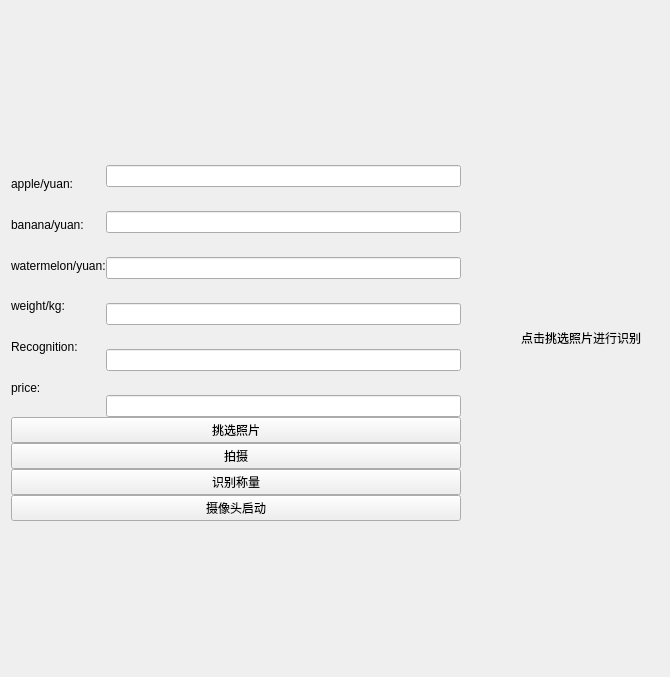
<?xml version="1.0" encoding="UTF-8"?>
<ui version="4.0">
 <class>Hpz_Ui</class>
 <widget class="QWidget" name="Hpz_Ui">
  <property name="geometry">
   <rect>
    <x>0</x>
    <y>0</y>
    <width>670</width>
    <height>677</height>
   </rect>
  </property>
  <property name="windowTitle">
   <string>Hpz_水果识别系统</string>
  </property>
  <layout class="QHBoxLayout" name="horizontalLayout_2">
   <item>
    <layout class="QGridLayout" name="gridLayout" rowstretch="0">
     <property name="rightMargin">
      <number>18</number>
     </property>
     <property name="bottomMargin">
      <number>0</number>
     </property>
     <property name="horizontalSpacing">
      <number>59</number>
     </property>
     <property name="verticalSpacing">
      <number>0</number>
     </property>
     <item row="0" column="0">
      <layout class="QVBoxLayout" name="verticalLayout_7" stretch="4,2">
       <property name="leftMargin">
        <number>0</number>
       </property>
       <property name="topMargin">
        <number>11</number>
       </property>
       <property name="rightMargin">
        <number>1</number>
       </property>
       <property name="bottomMargin">
        <number>1</number>
       </property>
       <item>
        <layout class="QHBoxLayout" name="horizontalLayout">
         <item>
          <layout class="QVBoxLayout" name="verticalLayout_3">
           <property name="spacing">
            <number>3</number>
           </property>
           <property name="bottomMargin">
            <number>10</number>
           </property>
           <item>
            <widget class="QLabel" name="apple0">
             <property name="styleSheet">
              <string notr="true">font: 20pt &quot;Arial Rounded MT Bold&quot;;</string>
             </property>
             <property name="text">
              <string>apple/yuan:</string>
             </property>
            </widget>
           </item>
           <item>
            <widget class="QLabel" name="banana0">
             <property name="styleSheet">
              <string notr="true">font: 20pt &quot;Arial Rounded MT Bold&quot;;</string>
             </property>
             <property name="text">
              <string>banana/yuan:</string>
             </property>
            </widget>
           </item>
           <item>
            <widget class="QLabel" name="watermelon">
             <property name="styleSheet">
              <string notr="true">font: 20pt &quot;Arial Rounded MT Bold&quot;;</string>
             </property>
             <property name="text">
              <string>watermelon/yuan:</string>
             </property>
            </widget>
           </item>
           <item>
            <widget class="QLabel" name="weight0">
             <property name="styleSheet">
              <string notr="true">font: 20pt &quot;Arial Rounded MT Bold&quot;;</string>
             </property>
             <property name="text">
              <string>weight/kg:</string>
             </property>
            </widget>
           </item>
           <item>
            <widget class="QLabel" name="Kind0">
             <property name="styleSheet">
              <string notr="true">font: 20pt &quot;Arial Rounded MT Bold&quot;;</string>
             </property>
             <property name="text">
              <string>Recognition:</string>
             </property>
            </widget>
           </item>
           <item>
            <widget class="QLabel" name="Fina_weight">
             <property name="styleSheet">
              <string notr="true">font: 20pt &quot;Arial Rounded MT Bold&quot;;
</string>
             </property>
             <property name="text">
              <string>price:</string>
             </property>
            </widget>
           </item>
          </layout>
         </item>
         <item>
          <layout class="QVBoxLayout" name="verticalLayout_2" stretch="0,0,0,0,0,0">
           <property name="spacing">
            <number>24</number>
           </property>
           <property name="leftMargin">
            <number>0</number>
           </property>
           <property name="topMargin">
            <number>0</number>
           </property>
           <property name="bottomMargin">
            <number>0</number>
           </property>
           <item>
            <widget class="QLineEdit" name="apple">
             <property name="alignment">
              <set>Qt::AlignLeading|Qt::AlignLeft|Qt::AlignVCenter</set>
             </property>
             <property name="cursorMoveStyle">
              <enum>Qt::LogicalMoveStyle</enum>
             </property>
             <property name="clearButtonEnabled">
              <bool>false</bool>
             </property>
            </widget>
           </item>
           <item>
            <widget class="QLineEdit" name="banana"/>
           </item>
           <item>
            <widget class="QLineEdit" name="watermelom"/>
           </item>
           <item>
            <widget class="QLineEdit" name="lineEdit_4"/>
           </item>
           <item>
            <widget class="QLineEdit" name="lineEdit_5">
             <property name="readOnly">
              <bool>true</bool>
             </property>
            </widget>
           </item>
           <item>
            <widget class="QLineEdit" name="lineEdit_6">
             <property name="readOnly">
              <bool>true</bool>
             </property>
            </widget>
           </item>
          </layout>
         </item>
        </layout>
       </item>
       <item>
        <layout class="QVBoxLayout" name="verticalLayout_6">
         <item>
          <layout class="QVBoxLayout" name="verticalLayout_4" stretch="0,0">
           <item>
            <widget class="QPushButton" name="pushButton_2">
             <property name="styleSheet">
              <string notr="true">font: 20pt &quot;楷体&quot;;</string>
             </property>
             <property name="text">
              <string>挑选照片</string>
             </property>
            </widget>
           </item>
           <item>
            <widget class="QPushButton" name="pushButton_3">
             <property name="styleSheet">
              <string notr="true">font: 20pt &quot;楷体&quot;;</string>
             </property>
             <property name="text">
              <string>拍摄</string>
             </property>
            </widget>
           </item>
          </layout>
         </item>
         <item>
          <layout class="QVBoxLayout" name="verticalLayout_5">
           <item>
            <widget class="QPushButton" name="pushButton">
             <property name="styleSheet">
              <string notr="true">font: 20pt &quot;楷体&quot;;</string>
             </property>
             <property name="text">
              <string>识别称量</string>
             </property>
            </widget>
           </item>
           <item>
            <widget class="QPushButton" name="pushButton_4">
             <property name="styleSheet">
              <string notr="true">font: 20pt &quot;楷体&quot;;</string>
             </property>
             <property name="text">
              <string>摄像头启动</string>
             </property>
            </widget>
           </item>
          </layout>
         </item>
        </layout>
       </item>
      </layout>
     </item>
     <item row="0" column="1">
      <widget class="QLabel" name="label">
       <property name="styleSheet">
        <string notr="true">font: 16pt &quot;华文隶书&quot;;</string>
       </property>
       <property name="text">
        <string>点击挑选照片进行识别</string>
       </property>
      </widget>
     </item>
    </layout>
   </item>
  </layout>
 </widget>
 <resources/>
 <connections/>
</ui>
